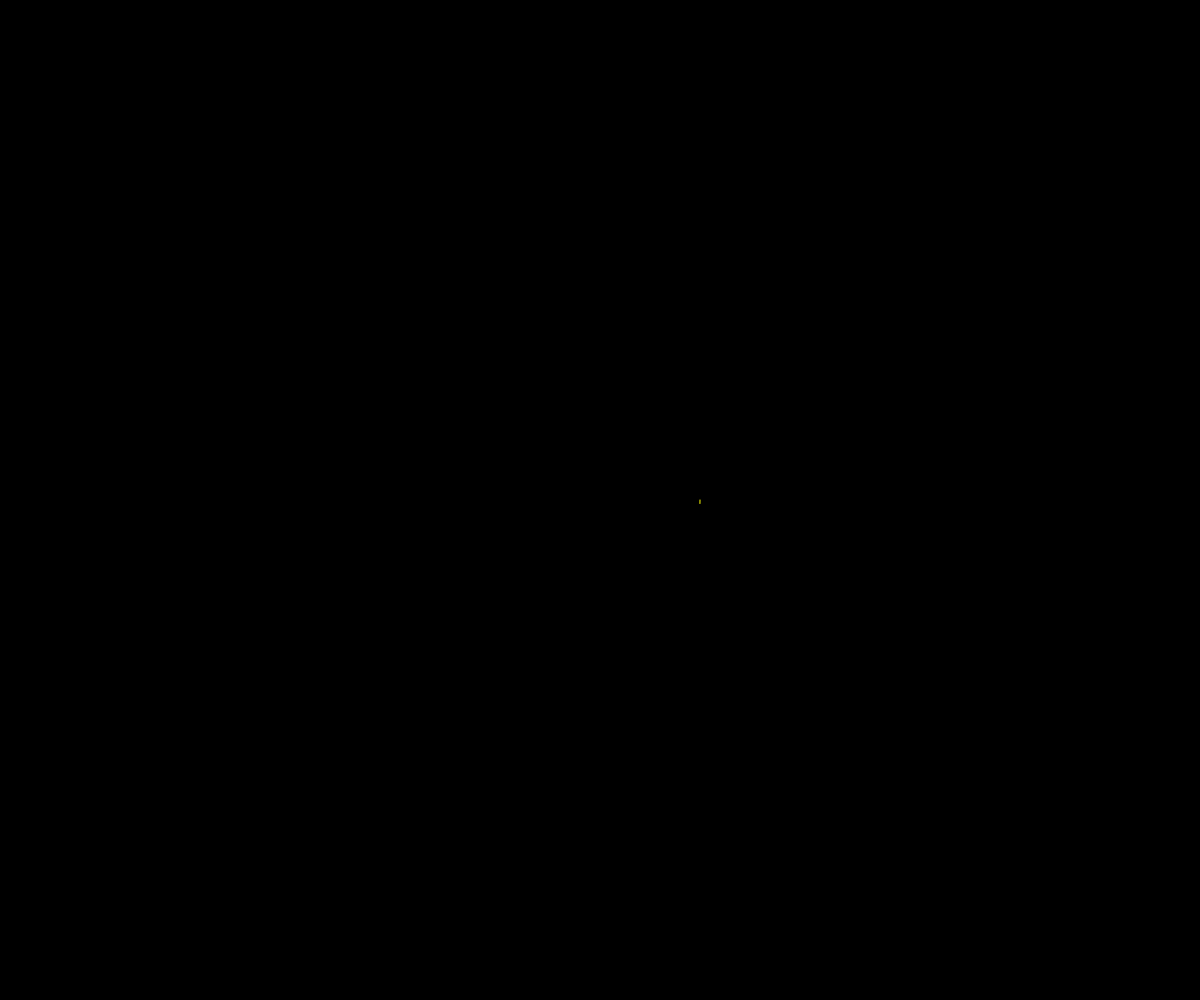
Frame 1 (no input)
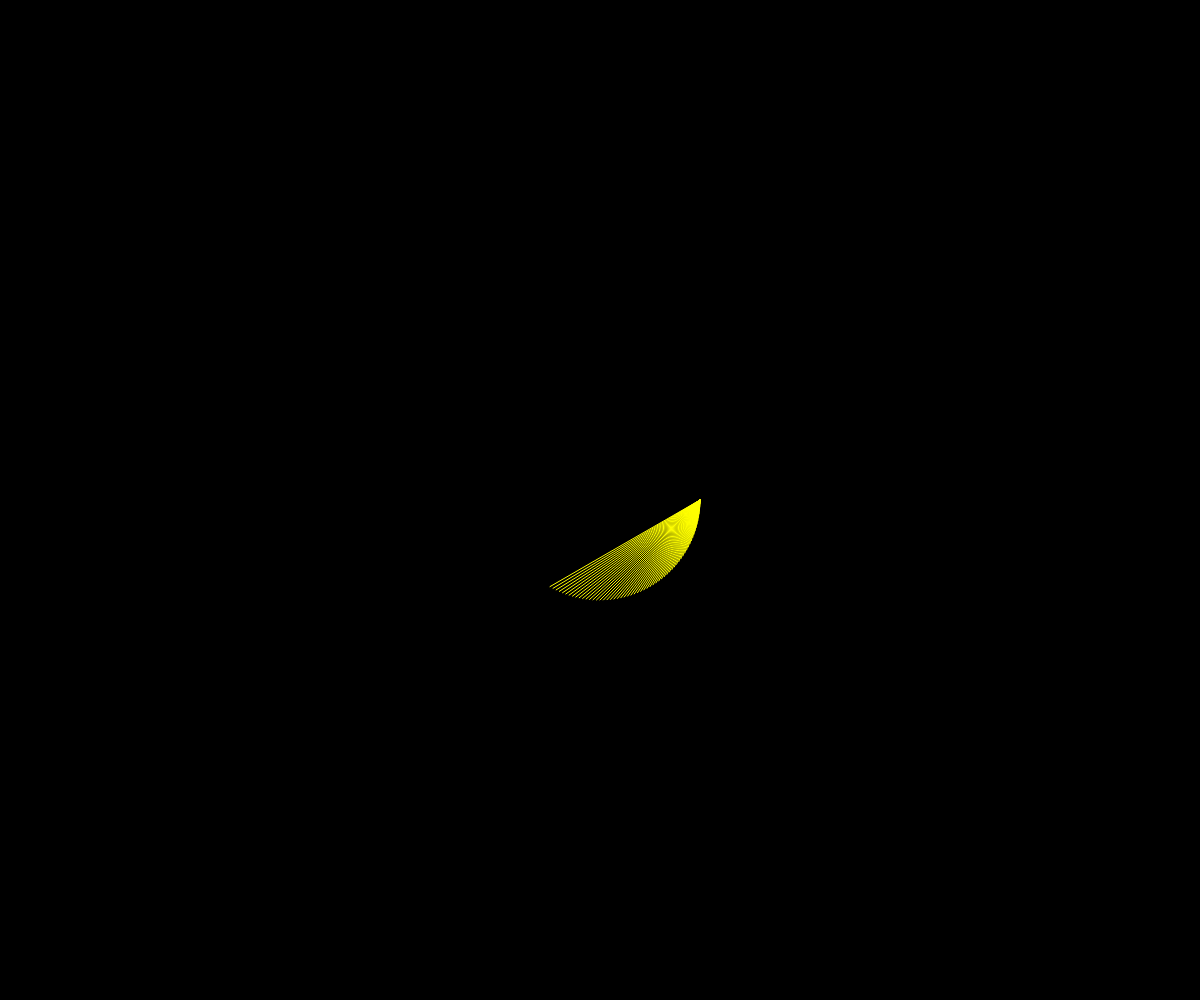
Frame 60 (no input)
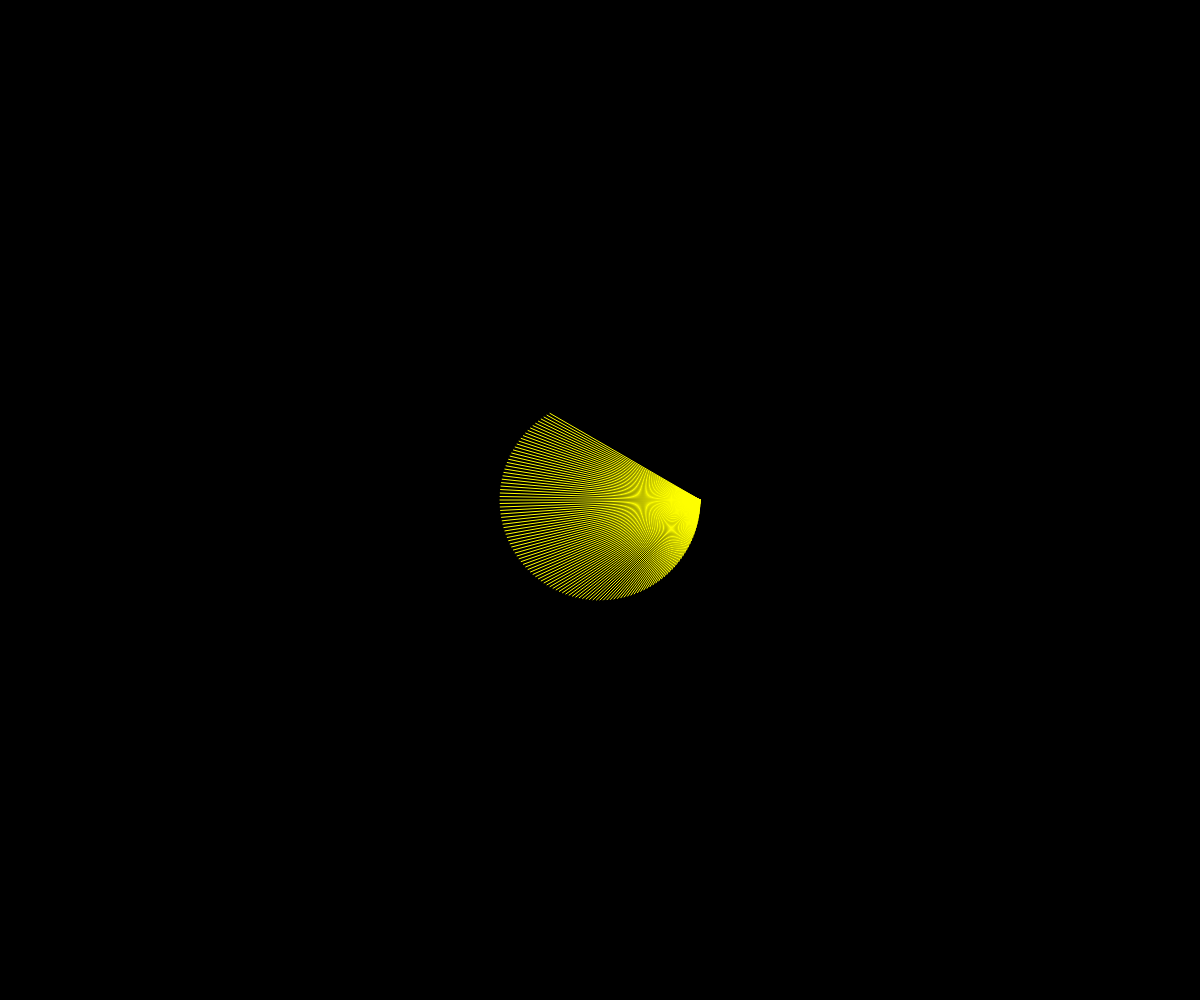
Frame 120 (the mouse pressed at the canvas centre since frame 60)

The p5.js sketch that drew these frames (run headless with seeded random() and noise() and a simulated clock; from frame 60 on, the mouse is pressed at the canvas centre):

// p5.js sketch
// ── sketch.js
function preload(){
  // put preload code here
}

function setup() {

  createCanvas(windowWidth,windowHeight);
  angleMode(DEGREES);
  frameRate(64);
  background(0);
}

function draw() {
  translate(width/2,height/2);

//tuorlo
  if(frameCount<180){

    stroke("yellow");
    line(width/12,0,(cos(frameCount*2)*width/12),(sin(frameCount*2)*width/12));}

//albume
  else if(frameCount<361){

    push();
    translate(50,20);
    rotate(-frameCount);
    stroke(238,244,216);
    var Xb=-frameCount;
    if (frameCount==800) {noLoop()}
    line(0, 0, Xb, 10+11*cos(7*frameCount));
    pop()

    push();
    translate(50,20);
    rotate(frameCount);
    stroke(238,244,216);
    var Xb=-frameCount;
    if (frameCount==800) {noLoop()}
    line(0, 0, Xb, 10+11*cos(6*frameCount));
    pop()

}

//tuorlo2
  else if(frameCount<801){

    stroke("yellow");
    line(width/12,0,(cos(frameCount*2)*width/12),(sin(frameCount*2)*width/12));

    push()
    rotate(180)
    stroke("yellow");
    line(width/12,0,(cos(frameCount*2)*width/12),(sin(frameCount*2)*width/12));
    pop()

    push()
    translate(40,50,0)
    stroke(lerpColor(color(238,244,216),color(253,252,248),(frameCount-180)/450));
    line(width/40,0,(cos(frameCount*2)*width/40),(sin(frameCount*2)*width/40));

    rotate(180)
    stroke(lerpColor(color(238,244,216),color(253,252,248),(frameCount-180)/450));
    line(width/40,0,(cos(frameCount*2)*width/40),(sin(frameCount*2)*width/40));
    pop()
  }

  if (frameCount==540) {noLoop()}


}
